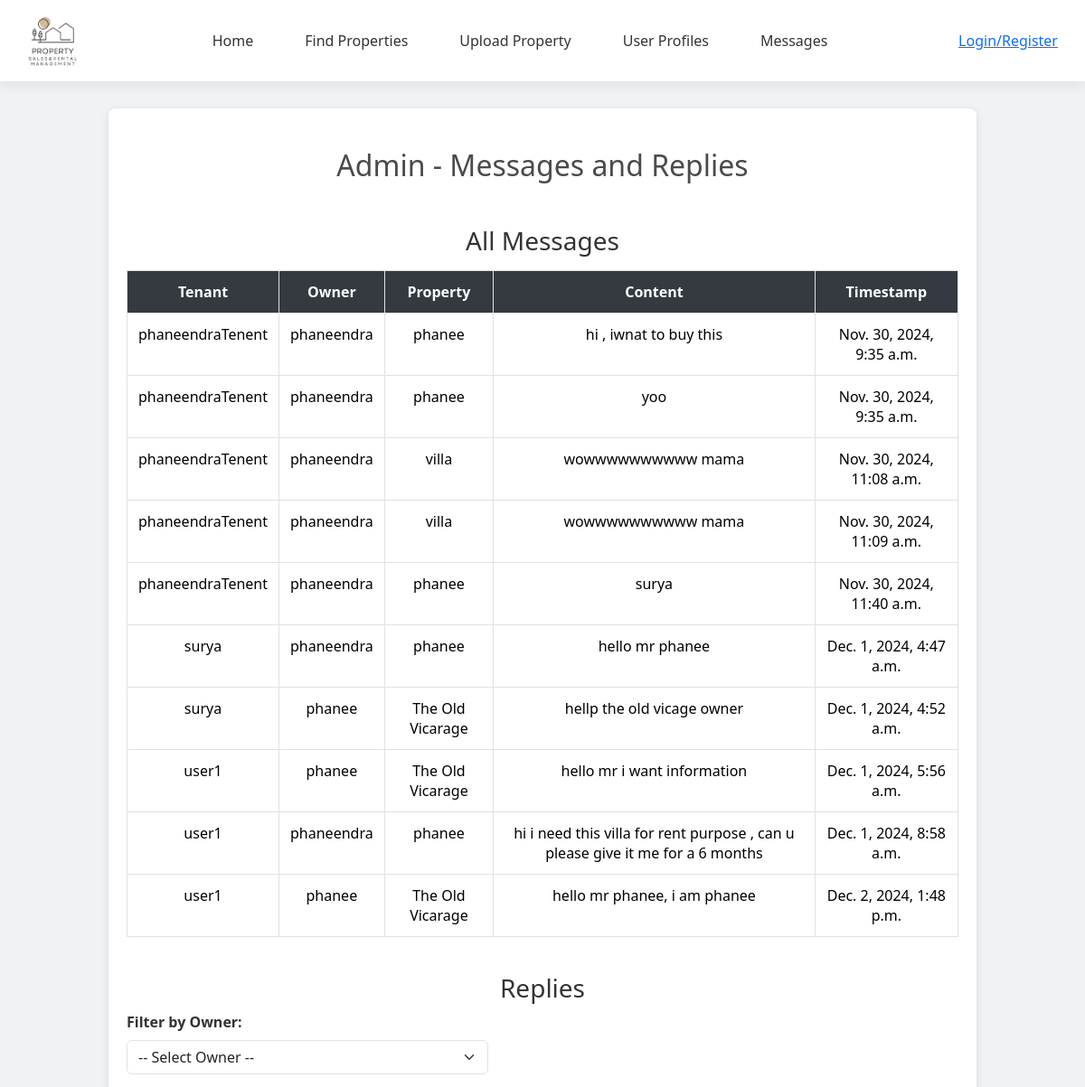
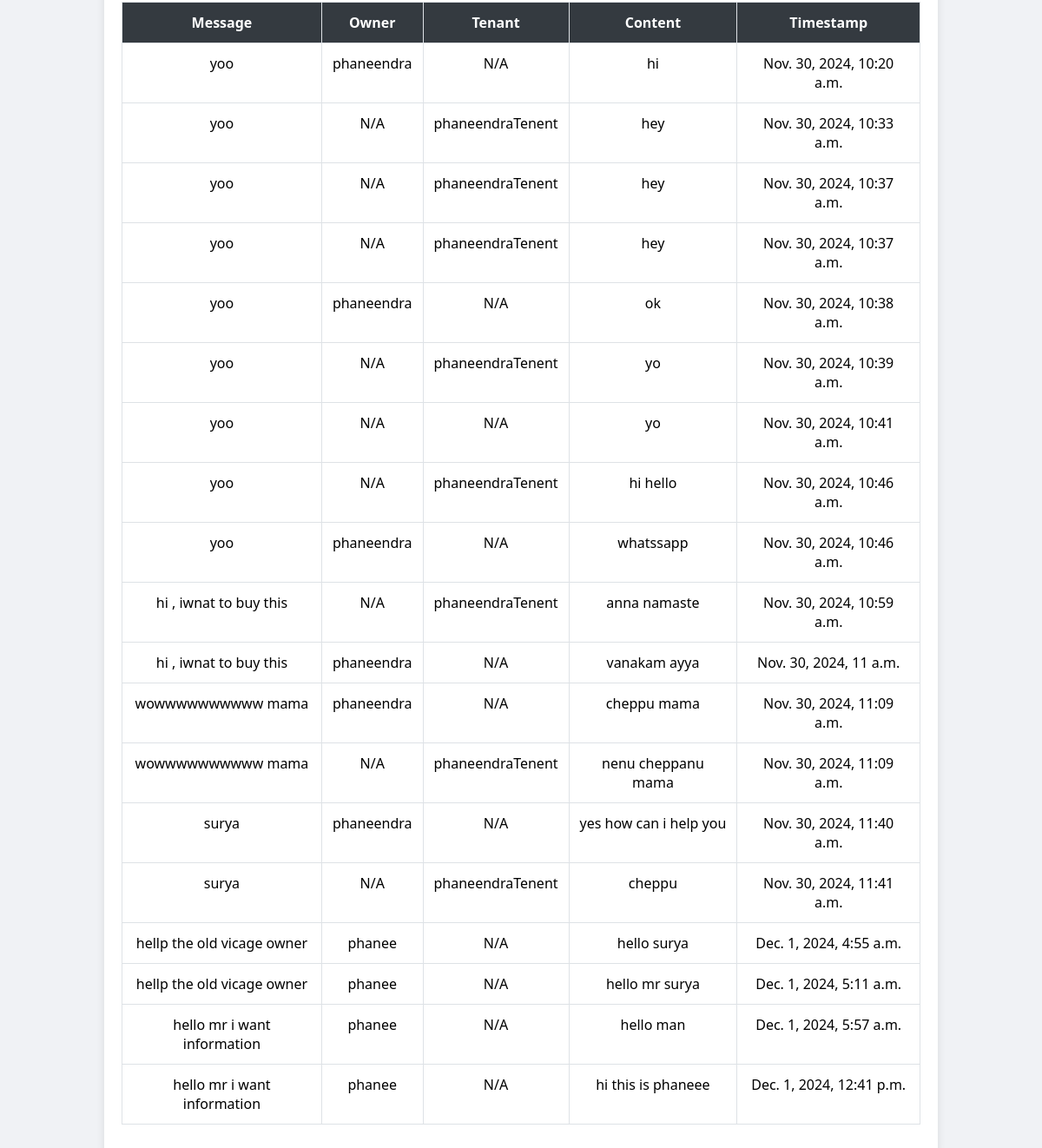
The app's page /adminapp/admin/messages/ with its own data (2 pictures, top to bottom).
### ownerapp/models.py (models this page shows, shortened)
class Message(models.Model):
    tenant = models.ForeignKey(User, on_delete=models.CASCADE, related_name='sent_messages')
    owner = models.ForeignKey(User, on_delete=models.CASCADE)
    property = models.ForeignKey('Property', on_delete=models.CASCADE, null=True, blank=True)
    content = models.TextField()
    timestamp = models.DateTimeField(auto_now_add=True)

class Property(models.Model):
    PROPERTY_TYPE_CHOICES = [
        ('Rent', 'Rent'),
        ('Sale', 'Sale'),
    ]
    OCCUPANCY_CHOICES = [
        ('Available', 'Available'),
        ('Not Available', 'Not Available'),
    ]
    PARKING = [
        ('Available', 'Available'),
        ('Not Available', 'Not Available'),
    ]
    title = models.CharField(max_length=200)
    image = models.ImageField(upload_to='property_images/')
    image_2 = models.ImageField(upload_to='property_images/', blank=True, null=True)
    image_3 = models.ImageField(upload_to='property_images/', blank=True, null=True)
    overview = models.TextField(max_length=100)
    location = models.CharField(max_length=200)
    location_url = models.URLField(max_length=500, blank=True, null=True, help_text="OpenStreetMap URL for the property location")
    address = models.TextField(max_length=300, blank=True, null=True)
    property_type = models.CharField(max_length=10, choices=PROPERTY_TYPE_CHOICES, default='Rent')
    price = models.DecimalField(max_digits=10, decimal_places=2)
    description = models.TextField()
    size = models.PositiveIntegerField()
    bedrooms = models.PositiveIntegerField()
    bathrooms = models.PositiveIntegerField()
    parking = models.CharField(max_length=20,choices=PARKING,default='Available')
    year_built = models.PositiveIntegerField()
    flooring_type = models.CharField(max_length=100)
    owner_name = models.CharField(max_length=100, default='Unknown Owner')
    email = models.EmailField()
    phone = models.CharField(max_length=15)
    occupancy_status = models.CharField(max_length=20,choices=OCCUPANCY_CHOICES,default='Available')
    owner = models.ForeignKey(User, on_delete=models.CASCADE, related_name='properties', default=1)

class Reply(models.Model):
    message = models.ForeignKey(Message, related_name='replies', on_delete=models.CASCADE)
    owner = models.ForeignKey(User, on_delete=models.CASCADE, null=True, blank=True)  # Owner replying
    tenant = models.ForeignKey(User, on_delete=models.CASCADE, null=True, blank=True, related_name='tenant_replies')  # Tenant replying
    content = models.TextField()
    timestamp = models.DateTimeField(auto_now_add=True)

### adminapp/views.py (the view)
# urls.py: path('admin/messages/', views.admin_messages, name='admin_messages'),
def admin_messages(request):
    messages = Message.objects.all()  # Fetching all messages
    replies = Reply.objects.all()  # Fetching all replies
    owners = OwnerUser.objects.all()  # Fetching all owners for filtering
    tenants = TenentUser.objects.all()  # Fetching all tenants
    selected_owner = None
    if request.GET.get('owner_id'):
        try:
            selected_owner = OwnerUser.objects.get(id=request.GET['owner_id'])
            replies = replies.filter(owner=selected_owner.user)  # Use selected_owner.user
        except OwnerUser.DoesNotExist:
            selected_owner = None
    context = {
        'messages': messages,
        'replies': replies,
        'owners': owners,
        'tenants': tenants,
        'selected_owner': selected_owner
    }
    return render(request, 'adminapp/messages.html', context)

### templates/adminApp/messages.html (shortened to what this page needs)
{% load static %}
<html lang="en">
<head>
    <link rel="stylesheet" href="https://maxcdn.bootstrapcdn.com/bootstrap/5.3.3/css/bootstrap.min.css">
    <link rel="stylesheet" href="{% static 'css/adminApp/homepage.css' %}">
</head>
<body>
{% include 'Navbar/adminNavBar.html' %}
    <div class="container">
       <center> <h2 class="my-4">Admin - Messages and Replies</h2></center><br>
      <center>  <h3>All Messages</h3></center>
        <table class="table table-bordered">
            <thead>
                <tr>
                    <th>Tenant</th>
                    <th>Owner</th>
                    <th>Property</th>
                    <th>Content</th>
                    <th>Timestamp</th>
                </tr>
            </thead>
            <tbody>
                {% for message in messages %}
                    <tr>
                        <td>{{ message.tenant.username }}</td>
                        <td>{{ message.owner.username }}</td>
                        <td>{{ message.property.title }}</td>
                        <td>{{ message.content }}</td>
                        <td>{{ message.timestamp }}</td>
                    </tr>
                {% empty %}
                    <tr>
                        <td colspan="5">No messages found.</td>
                    </tr>
                {% endfor %}
            </tbody>
        </table>
        <div class="replies-section">
           <center> <h3>Replies</h3></center>
            <form method="get" class="mb-3">
                <label for="owner_id" class="form-label">Filter by Owner:</label>
                <select name="owner_id" id="owner_id" class="form-select" onchange="this.form.submit()">
                    <option value="">-- Select Owner --</option>
                </select>
            </form>
            {% if replies %}
                <table class="table table-bordered">
                    <thead>
                        <tr>
                            <th>Message</th>
                            <th>Owner</th>
                            <th>Tenant</th>
                            <th>Content</th>
                            <th>Timestamp</th>
                        </tr>
                    </thead>
                    <tbody>
                        {% for reply in replies %}
                            <tr>
                                <td>{{ reply.message.content }}</td>
                                <td>
                                    {% if reply.owner %}
                                        {{ reply.owner.username }}
                                    {% else %}
                                        N/A
                                    {% endif %}
                                </td>
                                <td>
                                    {% if reply.tenant %}
                                        {{ reply.tenant.username }}
                                    {% else %}
                                        N/A
                                    {% endif %}
                                </td>
                                <td>{{ reply.content }}</td>
                                <td>{{ reply.timestamp }}</td>
                            </tr>
                        {% empty %}
                            <tr>
                                <td colspan="5">No replies found for this owner.</td>
                            </tr>
                        {% endfor %}
                    </tbody>
                </table>
            {% else %}
                <p>Select an owner to view their replies.</p>
            {% endif %}
        </div>
    </div>
</body>
</html>

### static/css/adminApp/homepage.css (style rules this page uses)
* { margin: 0; padding: 0; box-sizing: border-box; }
body { font-family: 'Poppins', sans-serif; margin: 0; padding: 0; background-color: #f5f5f5; color: #333; }

### templates/adminApp/messages.html (style rules this page uses)
body { font-family: 'Segoe UI', Tahoma, Geneva, Verdana, sans-serif; background-color: #f0f2f5; margin: 0; padding: 0; color: #333; }
.container { background: #ffffff; border-radius: 8px; box-shadow: 0 2px 10px rgba(0, 0, 0, 0.1); padding: 20px; margin-top: 30px; max-width: 80%; margin-left: auto; margin-right: auto; }
h2, h4 { color: #4a4a4a; }
.table { margin-top: 15px; border-collapse: collapse; border-spacing: 0; width: 100%; }
.table th, .table td { text-align: center; padding: 12px; }
.table th { background-color: #343a40; color: #ffffff; }
.table tbody tr:nth-child(odd) { background-color: #f9f9f9; }
.table tbody tr:nth-child(even) { background-color: #ffffff; }
.form-select { max-width: 400px; margin-bottom: 15px; }
.replies-section { margin-top: 40px; }
.form-label { font-weight: bold; margin-bottom: 8px; }

### records on screen
Message: tenant.username "phaneendraTenent", owner.username "phaneendra", property "phanee", content "hi , iwnat to buy this", timestamp "Nov. 30, 2024, 9:35 a.m."
Message: tenant.username "phaneendraTenent", owner.username "phaneendra", property "phanee", content "yoo", timestamp "Nov. 30, 2024, 9:35 a.m."
Message: tenant.username "phaneendraTenent", owner.username "phaneendra", property "villa", content "wowwwwwwwwww mama", timestamp "Nov. 30, 2024, 11:08 a.m."
Message: tenant.username "phaneendraTenent", owner.username "phaneendra", property "villa", content "wowwwwwwwwww mama", timestamp "Nov. 30, 2024, 11:09 a.m."
Message: tenant.username "phaneendraTenent", owner.username "phaneendra", property "phanee", content "surya", timestamp "Nov. 30, 2024, 11:40 a.m."
Message: tenant.username "surya", owner.username "phaneendra", property "phanee", content "hello mr phanee", timestamp "Dec. 1, 2024, 4:47 a.m."
Message: tenant.username "surya", owner.username "phanee", property "The Old Vicarage", content "hellp the old vicage owner", timestamp "Dec. 1, 2024, 4:52 a.m."
Message: tenant.username "user1", owner.username "phanee", property "The Old Vicarage", content "hello mr i want information", timestamp "Dec. 1, 2024, 5:56 a.m."
Message: tenant.username "user1", owner.username "phaneendra", property "phanee", content "hi i need this villa for rent purpose , can u please give it me for a 6 months", timestamp "Dec. 1, 2024, 8:58 a.m."
Message: tenant.username "user1", owner.username "phanee", property "The Old Vicarage", content "hello mr phanee, i am phanee", timestamp "Dec. 2, 2024, 1:48 p.m."
Reply: message.content "yoo", owner.username "phaneendra", shows "N/A", content "hi", timestamp "Nov. 30, 2024, 10:20 a.m."
Reply: message.content "yoo", shows "N/A", tenant.username "phaneendraTenent", content "hey", timestamp "Nov. 30, 2024, 10:33 a.m."
Reply: message.content "yoo", shows "N/A", tenant.username "phaneendraTenent", content "hey", timestamp "Nov. 30, 2024, 10:37 a.m."
Reply: message.content "yoo", shows "N/A", tenant.username "phaneendraTenent", content "hey", timestamp "Nov. 30, 2024, 10:37 a.m."
Reply: message.content "yoo", owner.username "phaneendra", shows "N/A", content "ok", timestamp "Nov. 30, 2024, 10:38 a.m."
Reply: message.content "yoo", shows "N/A", tenant.username "phaneendraTenent", content "yo", timestamp "Nov. 30, 2024, 10:39 a.m."
Reply: message.content "yoo", shows "N/A", content "yo", timestamp "Nov. 30, 2024, 10:41 a.m."
Reply: message.content "yoo", shows "N/A", tenant.username "phaneendraTenent", content "hi hello", timestamp "Nov. 30, 2024, 10:46 a.m."
Reply: message.content "yoo", owner.username "phaneendra", shows "N/A", content "whatssapp", timestamp "Nov. 30, 2024, 10:46 a.m."
Reply: message.content "hi , iwnat to buy this", shows "N/A", tenant.username "phaneendraTenent", content "anna namaste", timestamp "Nov. 30, 2024, 10:59 a.m."
Reply: message.content "hi , iwnat to buy this", owner.username "phaneendra", shows "N/A", content "vanakam ayya", timestamp "Nov. 30, 2024, 11 a.m."
Reply: message.content "wowwwwwwwwww mama", owner.username "phaneendra", shows "N/A", content "cheppu mama", timestamp "Nov. 30, 2024, 11:09 a.m."
Reply: message.content "wowwwwwwwwww mama", shows "N/A", tenant.username "phaneendraTenent", content "nenu cheppanu mama", timestamp "Nov. 30, 2024, 11:09 a.m."
Reply: message.content "surya", owner.username "phaneendra", shows "N/A", content "yes how can i help you", timestamp "Nov. 30, 2024, 11:40 a.m."
Reply: message.content "surya", shows "N/A", tenant.username "phaneendraTenent", content "cheppu", timestamp "Nov. 30, 2024, 11:41 a.m."
Reply: message.content "hellp the old vicage owner", owner.username "phanee", shows "N/A", content "hello surya", timestamp "Dec. 1, 2024, 4:55 a.m."
Reply: message.content "hellp the old vicage owner", owner.username "phanee", shows "N/A", content "hello mr surya", timestamp "Dec. 1, 2024, 5:11 a.m."
Reply: message.content "hello mr i want information", owner.username "phanee", shows "N/A", content "hello man", timestamp "Dec. 1, 2024, 5:57 a.m."
Reply: message.content "hello mr i want information", owner.username "phanee", shows "N/A", content "hi this is phaneee", timestamp "Dec. 1, 2024, 12:41 p.m."
